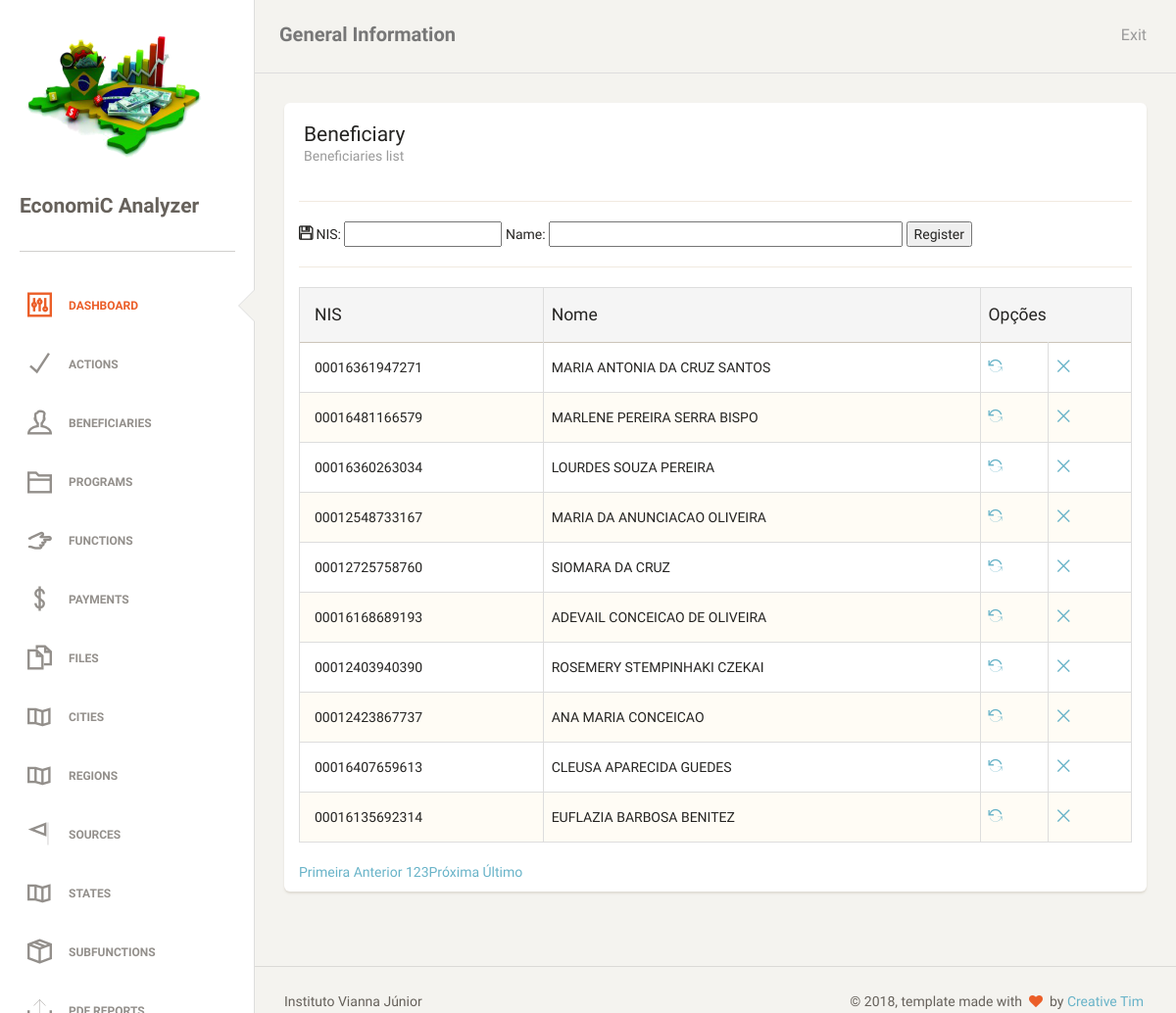
Page /beneficiaries.php (signed in) on the committed database.
### tables this page shows
CREATE TABLE `tb_beneficiaries` (
  `id_beneficiaries` bigint(20) NOT NULL AUTO_INCREMENT,
  `str_nis` varchar(14) NOT NULL,
  `str_name_person` varchar(255) NOT NULL,
  PRIMARY KEY (`id_beneficiaries`)
);

### db/beneficiaryDAO.php (the view, shortened to what this page needs)
<?php
require_once("conexao.php");
class beneficiaryDAO
{
    public function tabelaPaginada()
    {
        global $pdo;
        $endereco = $_SERVER ['PHP_SELF'];
        $pagina_atual = (isset($_GET['page']) && is_numeric($_GET['page'])) ? $_GET['page'] : 1;
        $linha_inicial = ($pagina_atual - 1) * QTDE_REGISTROS;
        $sql = "SELECT id_beneficiaries, str_nis, str_name_person FROM tb_beneficiaries LIMIT {$linha_inicial}, " . QTDE_REGISTROS;
        $statement = $pdo->prepare($sql);
        $statement->execute();
        $dados = $statement->fetchAll(PDO::FETCH_OBJ);
        $sqlContador = "SELECT COUNT(*) AS total_registros FROM tb_beneficiaries";
        $statement = $pdo->prepare($sqlContador);
        $statement->execute();
        $valor = $statement->fetch(PDO::FETCH_OBJ);
        $primeira_pagina = 1;
        $ultima_pagina = ceil($valor->total_registros / QTDE_REGISTROS);
        $pagina_anterior = ($pagina_atual > 1) ? $pagina_atual - 1 : 0;
        $proxima_pagina = ($pagina_atual < $ultima_pagina) ? $pagina_atual + 1 : 0;
        $range_inicial = (($pagina_atual - RANGE_PAGINAS) >= 1) ? $pagina_atual - RANGE_PAGINAS : 1;
        $range_final = (($pagina_atual + RANGE_PAGINAS) <= $ultima_pagina) ? $pagina_atual + RANGE_PAGINAS : $ultima_pagina;
        $exibir_botao_inicio = ($range_inicial < $pagina_atual) ? 'mostrar' : 'esconder';
        $exibir_botao_final = ($range_final > $pagina_atual) ? 'mostrar' : 'esconder';
        if (!empty($dados)):
            echo "
     <table class='table table-striped table-bordered'>
     <thead>
       <tr class='active'>
        <th>NIS</th>
        <th>Nome</th>
        <th colspan='2'>Opções</th>
       </tr>
     </thead>
     <tbody>";
            foreach ($dados as $var):
                echo "<tr>
        <td>$var->str_nis</td>
        <td>$var->str_name_person</td>
        <td><a href='?act=upd&id=$var->id_beneficiaries'><i class='ti-reload'></i></a></td>
        <td><a href='?act=del&id=$var->id_beneficiaries'><i class='ti-close'></i></a></td>
       </tr>";
            endforeach;
            echo "
</tbody>
     </table>
     <div class='box-paginacao'>
       <a class='box-navegacao  $exibir_botao_inicio' href='$endereco?page=$primeira_pagina' title='Primeira Página'>Primeira</a>
       <a class='box-navegacao $exibir_botao_inicio' href='$endereco?page=$pagina_anterior' title='Página Anterior'>Anterior</a>
";
            for ($i = $range_inicial; $i <= $range_final; $i++):
                $destaque = ($i == $pagina_atual) ? 'destaque' : '';
                echo "<a class='box-numero $destaque' href='$endereco?page=$i'>$i</a>";
            endfor;
            echo "<a class='box-navegacao $exibir_botao_final' href='$endereco?page=$proxima_pagina' title='Próxima Página'>Próxima</a>
       <a class='box-navegacao $exibir_botao_final' href='$endereco?page=$ultima_pagina' title='Última Página'>Último</a>
     </div>";
        else:
            echo "<p class='bg-danger'>Nenhum registro foi encontrado!</p>
     ";
        endif;
    }
}

### classes/template.php (shortened to what this page needs)
<?php
class Template
{
    function header()
    {
        echo "<!doctype html>
<html lang='en'>
<head>
	<meta charset='utf-8' />
	<link rel='apple-touch-icon' sizes='76x76' href='assets/img/apple-icon.png'>
	<link rel='icon' type='image/png' sizes='96x96' href='assets/img/favicon.png'>
	<meta http-equiv='X-UA-Compatible' content='IE=edge,chrome=1' />
	<title>EconomiC Analyzer</title>
	<meta content='width=device-width, initial-scale=1.0, maximum-scale=1.0, user-scalable=0' name='viewport' />
    <meta name='viewport' content='width=device-width' />
    <link href='assets/css/bootstrap.min.css' rel='stylesheet' />
    <link href='assets/css/animate.min.css' rel='stylesheet'/>
    <link href='assets/css/paper-dashboard.css' rel='stylesheet'/>
    <link href='http://maxcdn.bootstrapcdn.com/font-awesome/latest/css/font-awesome.min.css' rel='stylesheet'>
<link href='https://fonts.googleapis.com/css?family=Muli:400,300' rel='stylesheet' type='text/css'>
<link href='assets/css/themify-icons.css' rel='stylesheet'>";
        echo "
</head>
<body>";
    }
    function footer()
    {
        echo " <footer class=\"footer\">
            <div class=\"container-fluid\">
                <nav class=\"pull-left\">
                    <ul>
                        <li>
                            <a href=\"http://www.viannajr.edu.br\" target='_blank'>
                                Instituto Vianna Júnior
                            </a>
                        </li>
                    </ul>
                </nav>
                <div class=\"copyright pull-right\">
                    &copy; <script>document.write(new Date().getFullYear())</script>, template made with <i class=\"fa fa-heart heart\"></i> by <a href=\"http://www.creative-tim.com\" target='_blank'>Creative Tim</a>
                </div>
            </div>
        </footer>
    </div>
</div>
</body>
    <script src=\"assets/js/jquery-1.10.2.js\" type=\"text/javascript\"></script>
	<script src=\"assets/js/bootstrap.min.js\" type=\"text/javascript\"></script>
	<script src=\"assets/js/bootstrap-checkbox-radio.js\"></script>
</html>";
    }
    function sidebar()
    {
        echo "<div class=\"wrapper\">
        <div class=\"sidebar\" data-background-color=\"white\" data-active-color=\"danger\">
        <!--
            Tip 1: you can change the color of the sidebar's background using: data-background-color=\"white | black\"
            Tip 2: you can change the color of the active button using the data-active-color=\"primary | info | success | warning | danger\"
        -->
        <div class=\"sidebar-wrapper\">
            <div class=\"logo\">
                <img src=\"assets/img/logo.png\" height=\"150\" width=\"200\">
                <h4>EconomiC Analyzer</h4>
            </div>
            <ul class=\"nav\">
                <li class=\"active\">
                    <a href=\"dashboard.php\">
                        <i class=\"ti-panel\"></i>
                        <p>Dashboard</p>
                    </a>
                </li>
                ";
            echo "
                <li>
                    <a href=\"actions.php\">
                        <i class=\"ti-check\"></i>
                        <p>Actions</p>
                    </a>
                </li>
                <li>
                    <a href=\"beneficiaries.php\">
                        <i class=\"ti-user\"></i>
                        <p>Beneficiaries</p>
                    </a>
                </li>
                <li>
                    <a href=\"programs.php\">
                        <i class=\"ti-folder\"></i>
                        <p>Programs</p>
                    </a>
                </li>
                <li>
                    <a href=\"functions.php\">
                        <i class=\"ti-hand-point-right\"></i>
                        <p>Functions</p>
                    </a>
                </li>
                <li>
                    <a href=\"payments.php\">
                        <i class=\"ti-money\"></i>
                        <p>Payments</p>
                    </a>
                </li>
                <li>
                    <a href=\"files.php\">
                        <i class=\"ti-files\"></i>
                        <p>Files</p>
                    </a>
                </li>
                <li>
                    <a href=\"cities.php\">
                        <i class=\"ti-map\"></i>
                        <p>Cities</p>
                    <a href=\"regions.php\">
                        <i class=\"ti-map\"></i>
                        <p>Regions</p>
                    </a>
                </li>
                <li>
                    <a href=\"sources.php\">
                        <i class=\"ti-flag\"></i>
                        <p>Sources</p>
                    </a>
                </li>
                <li>
                    <a href=\"states.php\">
                        <i class=\"ti-map\"></i>
                        <p>States</p>
                    </a>
                </li>
                <li>
                    <a href=\"subFunctions.php\">
                        <i class=\"ti-package\"></i>
                        <p>Subfunctions</p>
                    </a>
                </li>
                <li>
                    <a href=\"reports.php\">
                        <i class=\"ti-export\"></i>
                        <p>PDF reports</p>
                    </a>
                </li>
            </ul>
        </div>
    </div>";
    }
    function mainpanel()
    {
        echo "<div class=\"main-panel\">
        <nav class=\"navbar navbar-default\">
            <div class=\"container-fluid\">
                <div class=\"navbar-header\">
                    <button type=\"button\" class=\"navbar-toggle\">
                        <span class=\"sr-only\">Toggle navigation</span>
                        <span class=\"icon-bar bar1\"></span>
                        <span class=\"icon-bar bar2\"></span>
                        <span class=\"icon-bar bar3\"></span>
                    </button>
                    <a class=\"navbar-brand\" href=\"#\">General Information</a>
                </div>
                <div class=\"collapse navbar-collapse\">
                    <ul class=\"nav navbar-nav navbar-right\">
						<li>
                            <a href='sair.php'>
								<i class='ti-'></i>
								<p>Exit</p>
                            </a>
                        </li>
                    </ul>
                </div>
            </div>
        </nav>";
    }
}

### beneficiaries.php (shortened to what this page needs)
<?php
include_once "classes/template.php";
require_once "db/beneficiaryDAO.php";
$template = new Template();
$object = new beneficiaryDAO();
$template->header();
$template->sidebar();
$template->mainpanel();
if ($_SERVER['REQUEST_METHOD'] == 'POST') {
    $id = (isset($_POST["id"]) && $_POST["id"] != null) ? $_POST["id"] : "";
    $nis = (isset($_POST["nis"]) && $_POST["nis"] != null) ? $_POST["nis"] : "";
    $name = (isset($_POST["name"]) && $_POST["name"] != null) ? $_POST["name"] : "";
} else if (!isset($id)) {
    $nis = NULL;
    $name = NULL;
}
?>
<div class='content' xmlns="http://www.w3.org/1999/html">
    <div class='container-fluid'>
        <div class='row'>
            <div class='col-md-12'>
                <div class='card'>
                    <div class='header'>
                        <h4 class='title'>Beneficiary</h4>
                        <p class='category'>Beneficiaries list</p>
                    </div>
                    <div class='content table-responsive'>
                        <form action="?act=save&id=" method="POST" name="form1">
                            <hr>
                            <i class="ti-save"></i>
                            NIS:
                            <input type="text" size="15" name="nis" value="<?php
                            echo (isset($nis) && ($nis != null || $nis != "")) ? $nis : '';
                            ?>"/>
                            Name:
                            <input type="text" size="40" name="name" value="<?php
                            echo (isset($name) && ($name != null || $name != "")) ? $name : '';
                            ?>"/>
                            <input type="submit" VALUE="Register"/>
                            <hr>
                        </form>
                        <?php
                        $object->tabelaPaginada();
                        ?>
                    </div>
                </div>
            </div>
        </div>
    </div>
</div>
<?php
$template->footer();
?>

### rows in the picture
tb_beneficiaries: str_nis "00016361947271", str_name_person "MARIA ANTONIA DA CRUZ SANTOS"
tb_beneficiaries: str_nis "00016481166579", str_name_person "MARLENE PEREIRA SERRA BISPO"
tb_beneficiaries: str_nis "00016360263034", str_name_person "LOURDES SOUZA PEREIRA"
tb_beneficiaries: str_nis "00012548733167", str_name_person "MARIA DA ANUNCIACAO OLIVEIRA"
tb_beneficiaries: str_nis "00012725758760", str_name_person "SIOMARA DA CRUZ"
tb_beneficiaries: str_nis "00016168689193", str_name_person "ADEVAIL CONCEICAO DE OLIVEIRA"
tb_beneficiaries: str_nis "00012403940390", str_name_person "ROSEMERY STEMPINHAKI CZEKAI"
tb_beneficiaries: str_nis "00012423867737", str_name_person "ANA MARIA CONCEICAO"
tb_beneficiaries: str_nis "00016407659613", str_name_person "CLEUSA APARECIDA GUEDES"
tb_beneficiaries: str_nis "00016135692314", str_name_person "EUFLAZIA BARBOSA BENITEZ"
